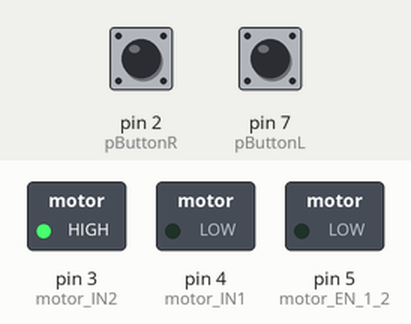
Simulated run of this sketch. Board: Arduino Uno, built with avr-gcc and run on an emulated ATmega328P. On the bench: switched loads named in the sketch (green lamp = pin HIGH). Inputs (shaded band) come from the test bench; at power-on: pin 2 (pButtonR) HIGH, pin 7 (pButtonL) HIGH.

Above: at 1.2 s.
1.3 s: pin 2 (pButtonR) pulled LOW for 0.15 s
At 2.2 s:
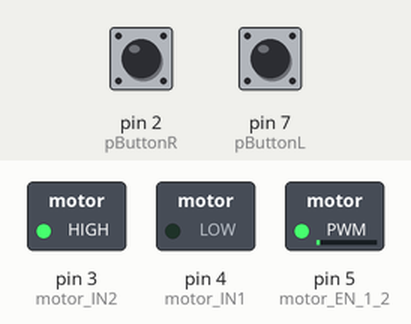
2.9 s: pin 7 (pButtonL) pulled LOW for 0.15 s
At 3.5 s:
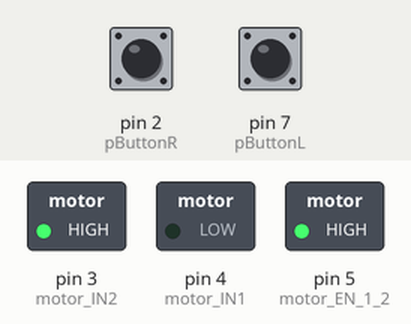
4.5 s: pin 2 (pButtonR) pulled LOW for 1 s
At 5.9 s:
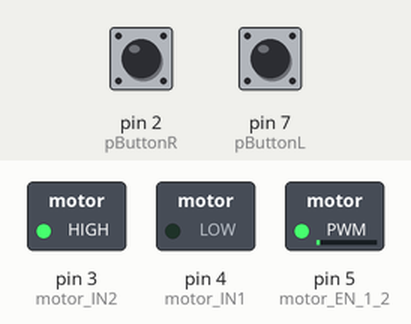
7.0 s: pin 7 (pButtonL) pulled LOW for 1 s
At 7.8 s:
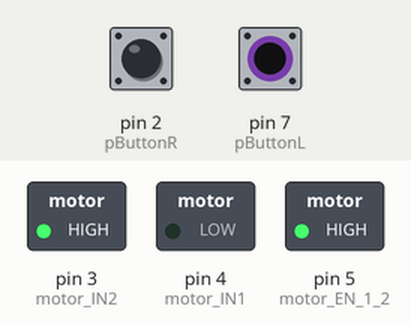
9.5 s: pin 2 (pButtonR) pulled LOW for 3.2 s
At 10.9 s:
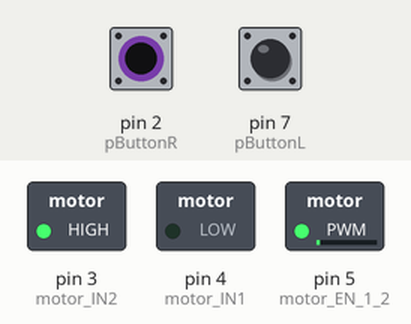
Timing chart, 0 to 12.5 s (numbered marks = the images above; inputs shaded):
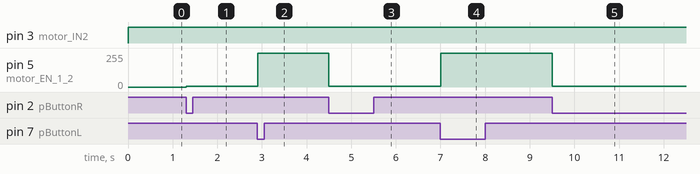

The sketch:

dc_motor.ino
```cpp
int motor_EN_1_2 = 5;
int motor_IN1 = 4;
int motor_IN2 = 3;
int motorSpeed = 0;
int pButtonL = 7;
int pButtonR = 2;
int pButtonLReadOld = 1;
int pButtonRReadOld = 1;
int pButtonRReadNew, pButtonLReadNew;
int motorDir = 1;
void setup() {
  pinMode(motor_EN_1_2, OUTPUT);
  pinMode(motor_IN1, OUTPUT);
  pinMode(motor_IN2, OUTPUT);

  pinMode(pButtonL, INPUT);
  digitalWrite(pButtonL, HIGH);
  pinMode(pButtonR, INPUT);
  digitalWrite(pButtonR, HIGH);
  Serial.begin(9600);
}

void loop() {
  pButtonLReadNew = digitalRead(pButtonL);
  pButtonRReadNew = digitalRead(pButtonR);

  if(pButtonLReadNew == 0 && pButtonLReadOld == 1) {
      if(motorDir == -1 && motorSpeed > 0) {
      motorSpeed -= 5;
      if(motorSpeed < 0) {
        motorDir = 1;
        motorSpeed = 0;
      }
    }

    if(motorSpeed <= 0 || motorDir == 1) {
      motorSpeed += 5;
      if(motorSpeed > 255) {
        motorSpeed = 255;
      }
    }


  }

  if(pButtonRReadNew == 0 && pButtonRReadOld == 1) {

    if(motorDir == 1 && motorSpeed > 0) {
      motorSpeed -= 5;
      if(motorSpeed < 0) {
        motorDir = -1;
        motorSpeed = 0;
      }
    }

    if(motorSpeed <= 0 || motorDir == -1) {
      motorSpeed += 5;
      if(motorSpeed > 255) {
        motorSpeed = 255;
      }
    }

  }

  if(motorDir == 1) {
    digitalWrite(motor_IN1, LOW);
    digitalWrite(motor_IN2, HIGH);
  } else {
    digitalWrite(motor_IN1, HIGH);
    digitalWrite(motor_IN2, LOW);
  }

  analogWrite(motor_EN_1_2, motorSpeed);
}
```

Measured:
- after the input at 1.3 s, pin 5 (motor_EN_1_2): 0/255 → 5/255 at once
- after the input at 2.9 s, pin 5 (motor_EN_1_2): 5/255 → 255/255 at once
- after the input at 4.5 s, pin 5 (motor_EN_1_2): 255/255 → 5/255 at once
- after the input at 7.0 s, pin 5 (motor_EN_1_2): 5/255 → 255/255 at once
- after the input at 9.5 s, pin 5 (motor_EN_1_2): 255/255 → 5/255 at once
